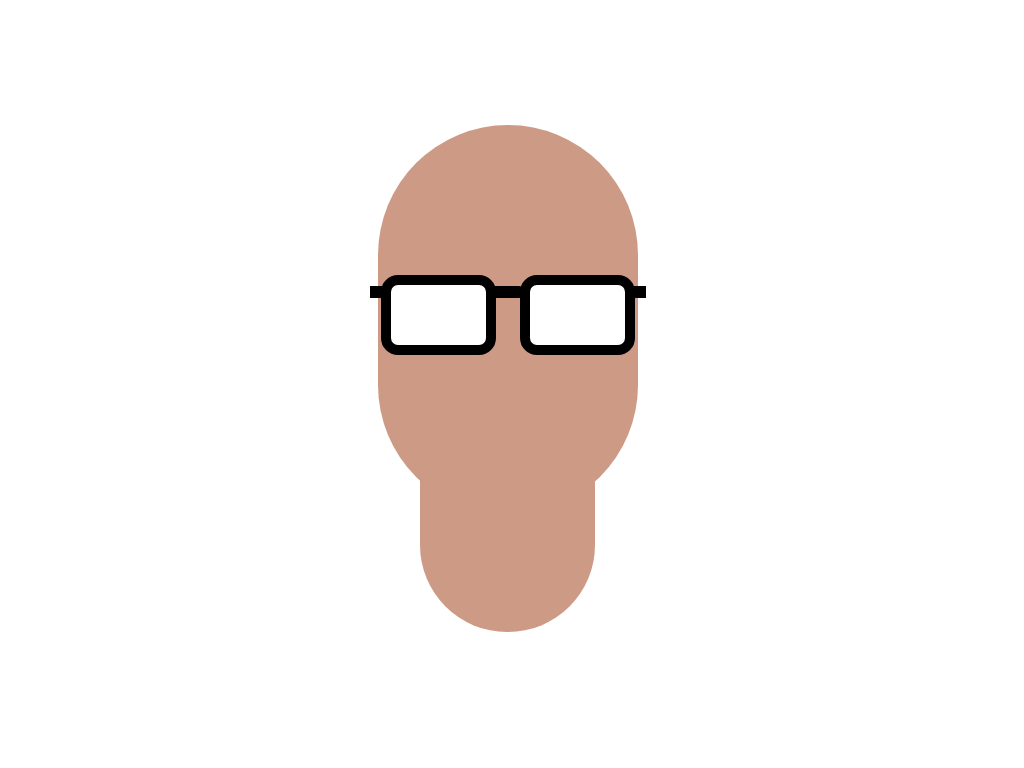
Frame 1 (no input)
Frame 60 (no input): identical to frame 1, image omitted
Frame 120 (the mouse pressed at the canvas centre since frame 60): identical to frame 1, image omitted

The p5.js sketch that drew this single still picture (run headless with seeded random() and noise() and a simulated clock; from frame 60 on, the mouse is pressed at the canvas centre):

// p5.js sketch
// ── sketch.js
function setup(){
    createCanvas(1024,768);
}

function draw(){
    //Backround
        background(256);
    //Neck
            fill(204,154,133);
            noStroke();
        rect(420,372,175,260,87);
    //Head    
            fill(204,154,133);
            noStroke();
        rect(378,125,260,390,130);
    //Glasses leg right
            fill(0);
            stroke(0);
            strokeWeight(0);
        rect(610,286,36,12);
    //Glasses leg left
            fill(0);
            stroke(0);
            strokeWeight(0);
        rect(370,286,36,12);
    //Glasses leg center
            fill(0);
            stroke(0);
            strokeWeight(0);
        rect(489,286,36,12,70);
    //Glasses frame left
            fill(256);
            stroke(0);
            strokeWeight(10);
    //Glasses frame right
        rect(386,280,105,70,12);
            fill(256);
            stroke(0);
            strokeWeight(10);
        rect(525,280,105,70,12);
}
